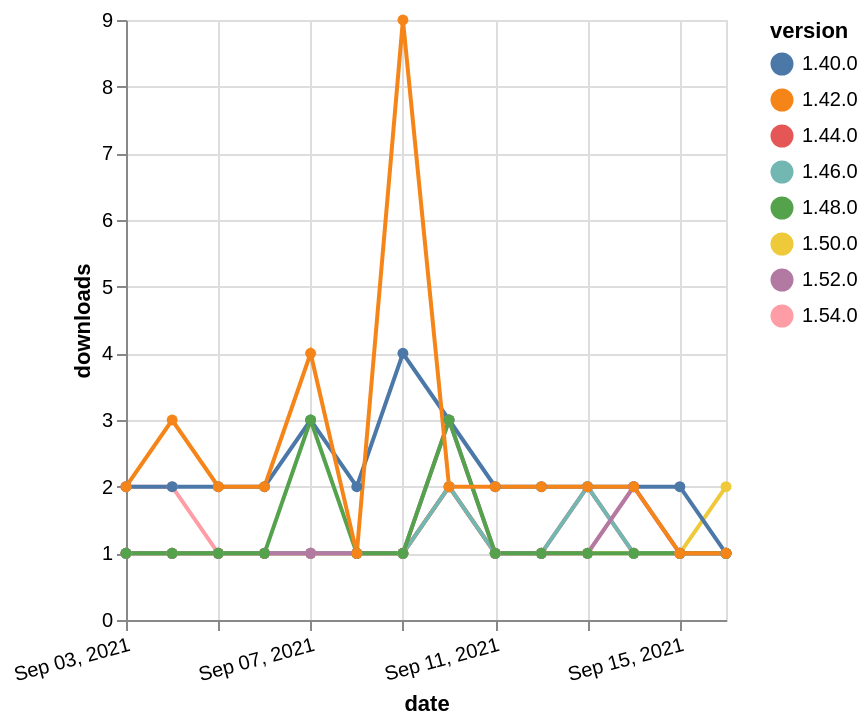

Specify this chart in Vega-Lite:
### Vega-Lite specification from a JSON file in a GitHub repository (floating-point values rounded to 4 significant figures)
{"$schema": "https://vega.github.io/schema/vega-lite/v5.json", "description": "A simple bar chart with embedded data.", "data": {"values": [{"date": "2021-09-03", "total": 123, "delta": 2, "version": "1.54.0"}, {"date": "2021-09-04", "total": 125, "delta": 2, "version": "1.54.0"}, {"date": "2021-09-05", "total": 126, "delta": 1, "version": "1.54.0"}, {"date": "2021-09-06", "total": 127, "delta": 1, "version": "1.54.0"}, {"date": "2021-09-07", "total": 128, "delta": 1, "version": "1.54.0"}, {"date": "2021-09-08", "total": 129, "delta": 1, "version": "1.54.0"}, {"date": "2021-09-09", "total": 130, "delta": 1, "version": "1.54.0"}, {"date": "2021-09-10", "total": 132, "delta": 2, "version": "1.54.0"}, {"date": "2021-09-11", "total": 133, "delta": 1, "version": "1.54.0"}, {"date": "2021-09-12", "total": 134, "delta": 1, "version": "1.54.0"}, {"date": "2021-09-13", "total": 135, "delta": 1, "version": "1.54.0"}, {"date": "2021-09-14", "total": 137, "delta": 2, "version": "1.54.0"}, {"date": "2021-09-15", "total": 138, "delta": 1, "version": "1.54.0"}, {"date": "2021-09-16", "total": 139, "delta": 1, "version": "1.54.0"}, {"date": "2021-09-03", "total": 181, "delta": 1, "version": "1.50.0"}, {"date": "2021-09-04", "total": 182, "delta": 1, "version": "1.50.0"}, {"date": "2021-09-05", "total": 183, "delta": 1, "version": "1.50.0"}, {"date": "2021-09-06", "total": 184, "delta": 1, "version": "1.50.0"}, {"date": "2021-09-07", "total": 185, "delta": 1, "version": "1.50.0"}, {"date": "2021-09-08", "total": 186, "delta": 1, "version": "1.50.0"}, {"date": "2021-09-09", "total": 187, "delta": 1, "version": "1.50.0"}, {"date": "2021-09-10", "total": 189, "delta": 2, "version": "1.50.0"}, {"date": "2021-09-11", "total": 190, "delta": 1, "version": "1.50.0"}, {"date": "2021-09-12", "total": 191, "delta": 1, "version": "1.50.0"}, {"date": "2021-09-13", "total": 192, "delta": 1, "version": "1.50.0"}, {"date": "2021-09-14", "total": 193, "delta": 1, "version": "1.50.0"}, {"date": "2021-09-15", "total": 194, "delta": 1, "version": "1.50.0"}, {"date": "2021-09-16", "total": 196, "delta": 2, "version": "1.50.0"}, {"date": "2021-09-03", "total": 404, "delta": 1, "version": "1.44.0"}, {"date": "2021-09-04", "total": 405, "delta": 1, "version": "1.44.0"}, {"date": "2021-09-05", "total": 406, "delta": 1, "version": "1.44.0"}, {"date": "2021-09-06", "total": 407, "delta": 1, "version": "1.44.0"}, {"date": "2021-09-07", "total": 408, "delta": 1, "version": "1.44.0"}, {"date": "2021-09-08", "total": 409, "delta": 1, "version": "1.44.0"}, {"date": "2021-09-09", "total": 410, "delta": 1, "version": "1.44.0"}, {"date": "2021-09-10", "total": 412, "delta": 2, "version": "1.44.0"}, {"date": "2021-09-11", "total": 413, "delta": 1, "version": "1.44.0"}, {"date": "2021-09-12", "total": 414, "delta": 1, "version": "1.44.0"}, {"date": "2021-09-13", "total": 416, "delta": 2, "version": "1.44.0"}, {"date": "2021-09-14", "total": 417, "delta": 1, "version": "1.44.0"}, {"date": "2021-09-15", "total": 418, "delta": 1, "version": "1.44.0"}, {"date": "2021-09-16", "total": 419, "delta": 1, "version": "1.44.0"}, {"date": "2021-09-03", "total": 2733, "delta": 2, "version": "1.40.0"}, {"date": "2021-09-04", "total": 2735, "delta": 2, "version": "1.40.0"}, {"date": "2021-09-05", "total": 2737, "delta": 2, "version": "1.40.0"}, {"date": "2021-09-06", "total": 2739, "delta": 2, "version": "1.40.0"}, {"date": "2021-09-07", "total": 2742, "delta": 3, "version": "1.40.0"}, {"date": "2021-09-08", "total": 2744, "delta": 2, "version": "1.40.0"}, {"date": "2021-09-09", "total": 2748, "delta": 4, "version": "1.40.0"}, {"date": "2021-09-10", "total": 2751, "delta": 3, "version": "1.40.0"}, {"date": "2021-09-11", "total": 2753, "delta": 2, "version": "1.40.0"}, {"date": "2021-09-12", "total": 2755, "delta": 2, "version": "1.40.0"}, {"date": "2021-09-13", "total": 2757, "delta": 2, "version": "1.40.0"}, {"date": "2021-09-14", "total": 2759, "delta": 2, "version": "1.40.0"}, {"date": "2021-09-15", "total": 2761, "delta": 2, "version": "1.40.0"}, {"date": "2021-09-16", "total": 2762, "delta": 1, "version": "1.40.0"}, {"date": "2021-09-03", "total": 336, "delta": 1, "version": "1.46.0"}, {"date": "2021-09-04", "total": 337, "delta": 1, "version": "1.46.0"}, {"date": "2021-09-05", "total": 338, "delta": 1, "version": "1.46.0"}, {"date": "2021-09-06", "total": 339, "delta": 1, "version": "1.46.0"}, {"date": "2021-09-07", "total": 340, "delta": 1, "version": "1.46.0"}, {"date": "2021-09-08", "total": 341, "delta": 1, "version": "1.46.0"}, {"date": "2021-09-09", "total": 342, "delta": 1, "version": "1.46.0"}, {"date": "2021-09-10", "total": 344, "delta": 2, "version": "1.46.0"}, {"date": "2021-09-11", "total": 345, "delta": 1, "version": "1.46.0"}, {"date": "2021-09-12", "total": 346, "delta": 1, "version": "1.46.0"}, {"date": "2021-09-13", "total": 348, "delta": 2, "version": "1.46.0"}, {"date": "2021-09-14", "total": 349, "delta": 1, "version": "1.46.0"}, {"date": "2021-09-15", "total": 350, "delta": 1, "version": "1.46.0"}, {"date": "2021-09-16", "total": 351, "delta": 1, "version": "1.46.0"}, {"date": "2021-09-03", "total": 204, "delta": 1, "version": "1.52.0"}, {"date": "2021-09-04", "total": 205, "delta": 1, "version": "1.52.0"}, {"date": "2021-09-05", "total": 206, "delta": 1, "version": "1.52.0"}, {"date": "2021-09-06", "total": 207, "delta": 1, "version": "1.52.0"}, {"date": "2021-09-07", "total": 208, "delta": 1, "version": "1.52.0"}, {"date": "2021-09-08", "total": 209, "delta": 1, "version": "1.52.0"}, {"date": "2021-09-09", "total": 210, "delta": 1, "version": "1.52.0"}, {"date": "2021-09-10", "total": 213, "delta": 3, "version": "1.52.0"}, {"date": "2021-09-11", "total": 214, "delta": 1, "version": "1.52.0"}, {"date": "2021-09-12", "total": 215, "delta": 1, "version": "1.52.0"}, {"date": "2021-09-13", "total": 216, "delta": 1, "version": "1.52.0"}, {"date": "2021-09-14", "total": 218, "delta": 2, "version": "1.52.0"}, {"date": "2021-09-15", "total": 219, "delta": 1, "version": "1.52.0"}, {"date": "2021-09-16", "total": 220, "delta": 1, "version": "1.52.0"}, {"date": "2021-09-03", "total": 400, "delta": 1, "version": "1.48.0"}, {"date": "2021-09-04", "total": 401, "delta": 1, "version": "1.48.0"}, {"date": "2021-09-05", "total": 402, "delta": 1, "version": "1.48.0"}, {"date": "2021-09-06", "total": 403, "delta": 1, "version": "1.48.0"}, {"date": "2021-09-07", "total": 406, "delta": 3, "version": "1.48.0"}, {"date": "2021-09-08", "total": 407, "delta": 1, "version": "1.48.0"}, {"date": "2021-09-09", "total": 408, "delta": 1, "version": "1.48.0"}, {"date": "2021-09-10", "total": 411, "delta": 3, "version": "1.48.0"}, {"date": "2021-09-11", "total": 412, "delta": 1, "version": "1.48.0"}, {"date": "2021-09-12", "total": 413, "delta": 1, "version": "1.48.0"}, {"date": "2021-09-13", "total": 414, "delta": 1, "version": "1.48.0"}, {"date": "2021-09-14", "total": 415, "delta": 1, "version": "1.48.0"}, {"date": "2021-09-15", "total": 416, "delta": 1, "version": "1.48.0"}, {"date": "2021-09-16", "total": 417, "delta": 1, "version": "1.48.0"}, {"date": "2021-09-03", "total": 2552, "delta": 2, "version": "1.42.0"}, {"date": "2021-09-04", "total": 2555, "delta": 3, "version": "1.42.0"}, {"date": "2021-09-05", "total": 2557, "delta": 2, "version": "1.42.0"}, {"date": "2021-09-06", "total": 2559, "delta": 2, "version": "1.42.0"}, {"date": "2021-09-07", "total": 2563, "delta": 4, "version": "1.42.0"}, {"date": "2021-09-08", "total": 2564, "delta": 1, "version": "1.42.0"}, {"date": "2021-09-09", "total": 2573, "delta": 9, "version": "1.42.0"}, {"date": "2021-09-10", "total": 2575, "delta": 2, "version": "1.42.0"}, {"date": "2021-09-11", "total": 2577, "delta": 2, "version": "1.42.0"}, {"date": "2021-09-12", "total": 2579, "delta": 2, "version": "1.42.0"}, {"date": "2021-09-13", "total": 2581, "delta": 2, "version": "1.42.0"}, {"date": "2021-09-14", "total": 2583, "delta": 2, "version": "1.42.0"}, {"date": "2021-09-15", "total": 2584, "delta": 1, "version": "1.42.0"}, {"date": "2021-09-16", "total": 2585, "delta": 1, "version": "1.42.0"}]}, "width": "container", "mark": {"type": "line", "point": {"filled": true}}, "encoding": {"x": {"field": "date", "type": "temporal", "timeUnit": "yearmonthdate", "title": "date", "axis": {"labelAngle": -15}}, "y": {"field": "delta", "type": "quantitative", "title": "downloads"}, "color": {"field": "version", "type": "nominal"}, "tooltip": {"field": "delta"}}}
